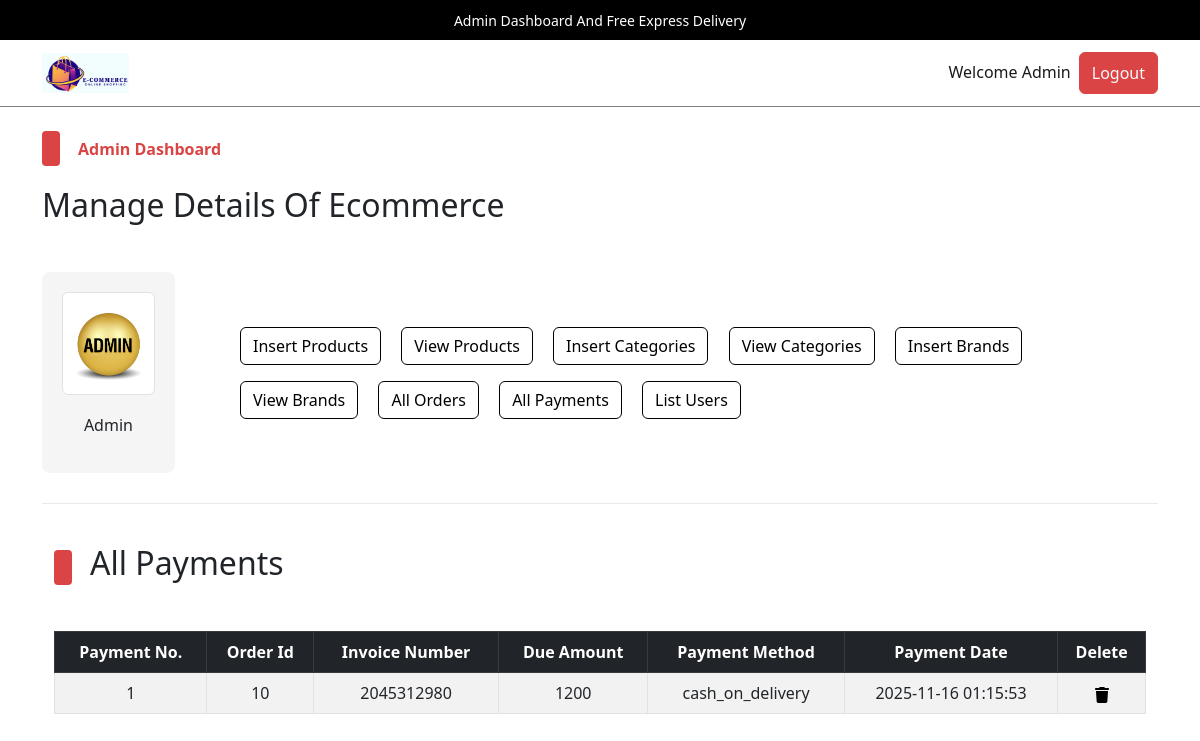
Page /admin/index.php?list_payments (signed in) on the committed database.
### tables this page shows
CREATE TABLE `admin_table` (
  `admin_id` int(11) NOT NULL,
  `admin_name` varchar(100) NOT NULL,
  `admin_email` varchar(200) NOT NULL,
  `admin_image` varchar(255) NOT NULL,
  `admin_password` varchar(255) NOT NULL
);

CREATE TABLE `user_payments` (
  `payment_id` int(11) NOT NULL,
  `order_id` int(11) NOT NULL,
  `invoice_number` int(11) NOT NULL,
  `amount` int(11) NOT NULL,
  `payment_method` varchar(255) NOT NULL,
  `payment_date` timestamp NOT NULL DEFAULT current_timestamp() ON UPDATE current_timestamp()
);

### admin/list_payments.php (the view, shortened to what this page needs)
<!DOCTYPE html>
<html lang="en">
<head>
</head>
<body>
    <div class="container">
        <div class="categ-header">
            <div class="sub-title">
                <span class="shape"></span>
                <h2>All Payments</h2>
            </div>
        </div>
        <div class="table-data">
            <table class="table table-bordered table-hover table-striped text-center">
                <thead class="table-dark">
                    <?php
                    $get_payment_query = "SELECT * FROM `user_payments`";
                    $get_payment_result = mysqli_query($con, $get_payment_query);
                    $row_count = mysqli_num_rows($get_payment_result);
                    if($row_count!=0){
                        echo "
                        <tr>
                        <th>Payment No.</th>
                        <th>Order Id</th>
                        <th>Invoice Number</th>
                        <th>Due Amount</th>
                        <th>Payment Method</th>
                        <th>Payment Date</th>
                        <th>Delete</th>
                    </tr>
                    ";
                    }
                    ?>
                </thead>
                <tbody>
                    <?php
                    if ($row_count == 0) {
                        echo "<h2 class='text-center text-light p-2 bg-dark'>No payments yet</h2>";
                    } else {
                        $id_number = 1;
                        while ($row_fetch_payments = mysqli_fetch_array($get_payment_result)) {
                            $payment_id = $row_fetch_payments['payment_id'];
                            $order_id = $row_fetch_payments['order_id'];
                            $invoice_number = $row_fetch_payments['invoice_number'];
                            $amount_due = $row_fetch_payments['amount'];
                            $payment_method = $row_fetch_payments['payment_method'];
                            $payment_date = $row_fetch_payments['payment_date'];
                            echo "
                            <tr>
                            <td>$id_number</td>
                            <td>$order_id</td>
                            <td>$invoice_number</td>
                            <td>$amount_due</td>
                            <td>$payment_method</td>
                            <td>$payment_date</td>
                            <td>
                                <a href='index.php?delete_payment=$payment_id' data-bs-toggle='modal' data-bs-target='#deleteModal_$payment_id'>
                                </a>
                                <div class='modal fade' id='deleteModal_$payment_id' tabindex='-1' aria-labelledby='deleteModal_$payment_id.Label' aria-hidden='true'>
                                                            <a class='text-light' href='index.php?delete_payment=$payment_id'>
                                                                Delete Payment No. <strong>$id_number</strong>
                                                            </a>
                                </div>
                            </td>
                        </tr>
                            ";
                            $id_number++;
                        }
                    }
                    ?>
                </tbody>
            </table>
        </div>
    </div>
</body>
</html>

### admin/index.php (shortened to what this page needs)
<?php
    include('../functions/common_functions.php');
    if(isset($_SESSION['admin_username'])){
        $admin_name = $_SESSION['admin_username'];
        $get_admin_data = "SELECT * FROM `admin_table` WHERE admin_name = '$admin_name'";
        $get_admin_result = mysqli_query($con,$get_admin_data);
        $row_fetch_admin_data = mysqli_fetch_array($get_admin_result);
        $admin_name = $row_fetch_admin_data['admin_name'];
        $admin_image = $row_fetch_admin_data['admin_image'];
    }else{
        echo "<script>window.open('./admin_login.php','_self');</script>";
    }
?>
<!DOCTYPE html>
<html lang="en">
<head>
    <link rel="stylesheet" href="../assets/css/bootstrap.css" />
    <link rel="stylesheet" href="../assets/css/main.css" />
</head>
<body>
    <div class="upper-nav primary-bg p-2 px-3 text-center text-break">
        <span>Admin Dashboard And Free Express Delivery</span>
    </div>
    <nav class="navbar navbar-expand-lg navbar-light bg-light">
        <div class="container">
            <a class="navbar-brand fw-bold" href="#"><img src="../assets/images/logo.png" alt="Shop Easy Logo" style="height:40px;"></a>
            <div class="collapse navbar-collapse" id="navbarSupportedContentad">
                <ul class="navbar-nav ms-auto mb-2 mb-lg-0">
                    <li class="nav-item">
                        <a class="nav-link active" aria-current="page" href="#">Welcome <?php echo $admin_name;?></a>
                    </li>
                    <li class="nav-item">
                    <button class="btn btn-primary p-0 px-1">
                            <a href="./admin_logout.php" class="nav-link text-light">Logout</a>
                        </button>
                    </li>
                </ul>
            </div>
        </div>
    </nav>
    <div class="control">
        <div class="container pt-4 pb-0">
            <div class="categ-header">
                <div class="sub-title">
                    <span class="shape"></span>
                    <span class="title">Admin Dashboard</span>
                </div>
                <h2>Manage Details Of Ecommerce</h2>
            </div>
            <div class="row align-items-center">
                <div class="col-md-2">
                    <div class="admin-image">
                        <a href="./index.php"><img src="./admin_images/<?php echo $admin_image;?>" class="img-thumbnail" alt="Admin Photo"></a>
                        <p><?php echo $admin_name;?></p>
                    </div>
                </div>
                <div class="col-md-10">
                    <div class="buttons">
                        <button class="btn btn-outline-primary m-2">
                            <a href="./insert_product.php" class="nav-link">Insert Products</a>
                        </button>
                        <button class="btn btn-outline-primary m-2">
                            <a href="index.php?view_products" class="nav-link">View Products</a>
                        </button>
                        <button class="btn btn-outline-primary m-2">
                            <a href="index.php?insert_category" class="nav-link">Insert Categories</a>
                        </button>
                        <button class="btn btn-outline-primary m-2">
                            <a href="index.php?view_categories" class="nav-link">View Categories</a>
                        </button>
                        <button class="btn btn-outline-primary m-2">
                            <a href="index.php?insert_brand" class="nav-link">Insert Brands</a>
                        </button>
                        <button class="btn btn-outline-primary m-2">
                            <a href="index.php?view_brands" class="nav-link">View Brands</a>
                        </button>
                        <button class="btn btn-outline-primary m-2">
                            <a href="index.php?list_orders" class="nav-link">All Orders</a>
                        </button>
                        <button class="btn btn-outline-primary m-2">
                            <a href="index.php?list_payments" class="nav-link">All Payments</a>
                        </button>
                        <button class="btn btn-outline-primary m-2">
                            <a href="index.php?list_users" class="nav-link">List Users</a>
                        </button>
                    </div>
                </div>
            </div>
        </div>
    </div>
    <div class="container">
        <div class="divider"></div>
    </div>
    <div class="change-page">
        <div class="container">
            <?php
            if(isset($_GET['list_payments'])){
                include('./list_payments.php');
            }
            ?>
        </div>
    </div>
</body>
</html>

### assets/css/main.css (style rules this page uses)
* { -webkit-box-sizing: border-box; -moz-box-sizing: border-box; box-sizing: border-box; margin: 0; padding: 0; }
html { scroll-behavior: smooth; }
a { text-decoration: none; color: #000000; cursor: pointer; }
button, input[type="submit"] { cursor: pointer; }
ul { list-style: none; }
.primary-bg { background-color: #000; }
.divider { background-color: #eaeaea; height: 1.5px; width: 100%; margin-top: 30px; margin-bottom: 40px; }
.container .categ-header { display: flex; flex-direction: column; gap: 20px; margin-bottom: 40px; }
.container .categ-header .sub-title { display: flex; flex-direction: row; gap: 18px; align-items: center; }
.container .categ-header .sub-title span:nth-of-type(1) { width: 18px; height: 35px; background-color: #DB4444; border-radius: 4px; -webkit-border-radius: 4px; -moz-border-radius: 4px; -ms-border-radius: 4px; -o-border-radius: 4px; }
.shape { display: inline-block; width: 18px; height: 35px; background-color: #DB4444; border-radius: 4px; -webkit-border-radius: 4px; -moz-border-radius: 4px; -ms-border-radius: 4px; -o-border-radius: 4px; }
.container .categ-header .sub-title span:nth-of-type(2) { color: #DB4444; font-weight: bold; }
.upper-nav span { color: #ffffff; font-size: 14px; }
.bg-light { background-color: #ffffff !important; border-bottom: 1px solid #7D8184; }
.control .container .row .admin-image { width: 80%; background-color: #F5F5F5; padding: 20px; display: flex; flex-direction: column; gap:18px; align-items: center; border-radius: 8px; -webkit-border-radius: 8px; -moz-border-radius: 8px; -ms-border-radius: 8px; -o-border-radius: 8px; }
.control .container .row .admin-image img { width: 100%; }
.control .container .row .buttons a.nav-link { transition: 0s; -webkit-transition: 0s; -moz-transition: 0s; -ms-transition: 0s; -o-transition: 0s; }
td { vertical-align: middle; }

### rows in the picture
admin_table: admin_name "Admin", admin_image (picture)
user_payments: order "10", invoice_number "2045312980", amount "1200", payment_method "cash_on_delivery", payment_date "2025-11-16 01:15:53"
